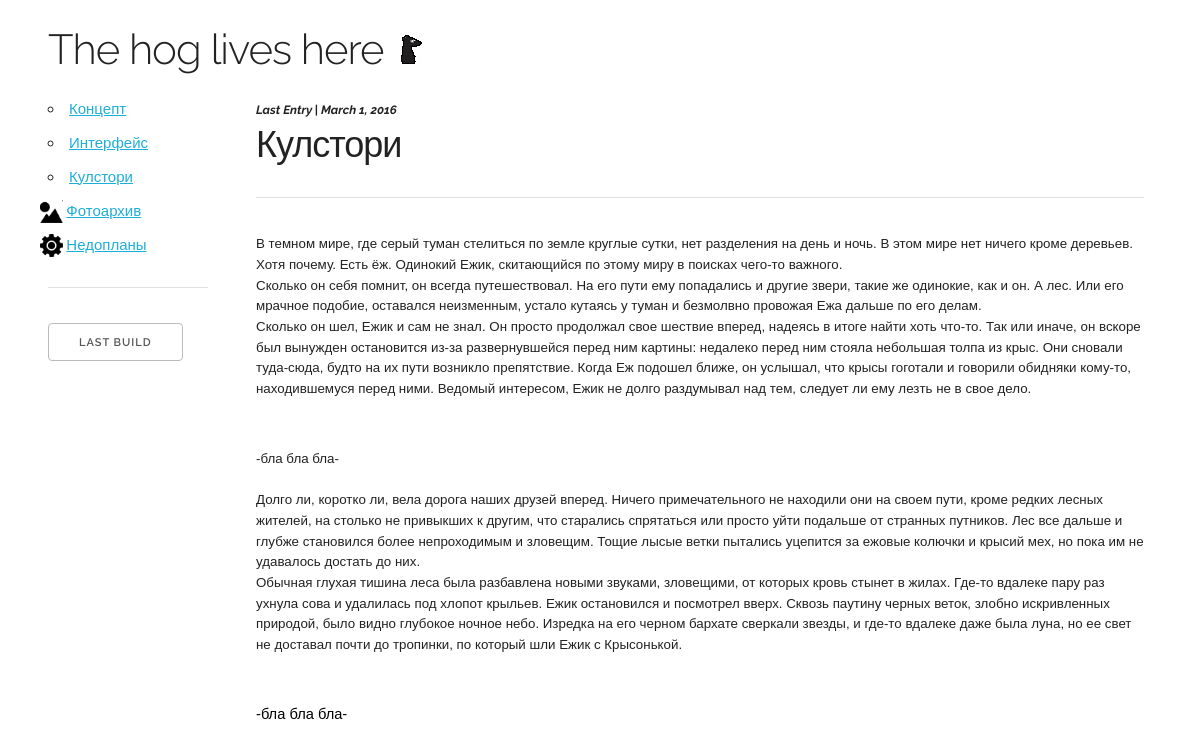
The page / on the database its author committed.
### base/models.py (models this page shows, shortened)
class BlogEntry(models.Model):
    caption = models.CharField(max_length=255)
    text = models.TextField()
    pinned = models.BooleanField()
    creation_ts = models.DateField(auto_now_add = True)

### base/views.py (the view)
# urls.py: url(r'^$',                              bviews.index),
def index(request):
    data =  BlogEntry.objects.last()
    return render_to_response('index.html',{'data':data})

### base/templatetags/sidenav.py (called while the page is built)
@register.simple_tag()
def sidenav():
    items  =  BlogEntry.objects.filter(pinned=True)
    return items

### base/templates/index.html
{% extends 'base.html' %}
{% block data %}
<strong><small><i>
    Last Entry
</i>
|
<i>
    {{data.creation_ts}}
</i></small></strong>
    <br/>
    <h3>
        {{ data.caption }}
    </h3>
    <hr/>
    <p>
        {{data.text|safe}}
    </p>
{% endblock %}

### base/templates/base.html (shortened to what this page needs)
<!DOCTYPE html>
<html lang="en">
<head>
{% load sidenav %}
        <link rel="stylesheet" href="/static/css/normalize.css">
        <link rel="stylesheet" href="/static/css/skeleton.css">
</head>
<body>
    <div class="">
        <br/>
        <div class="row">
            <div class="twelve columns">
                <h2 class="panel">
                        The hog lives here
                        <a href="/">
                        <img src="/static/icon.png" />
                        </a>
                </h2>
            </div>
            <div class="two columns">
            {% sidenav as nav %}
            <ul>
                {% for item in nav %}
                <li><a href="/blog/{{item.id}}">{{ item.caption }}</a></li>
                {% endfor %}
                <li class="clear"><img
                    style="vertical-align:bottom; margin-left:-8px; height:1.5em;"
                    src="/static/image_icon.png"/>&nbsp;<a href="/gallery/">Фотоархив</a></li>
                <li class="clear"><img
                    style="vertical-align:bottom; margin-left:-8px; height:1.5em;"
                    src="/static/bulb.png"/>&nbsp;<a href="/scenes_features/">Недопланы</a></li>
                <li class="clear"> <hr/> </li>
                <li class="clear">
                    <a class="button" href="https://www.dropbox.com/s/h18c5sgs3yc3b3l/game-bin.exe?dl=0">LAST BUILD</a>
                </li>
            </ul>
            </div>
            <div class="nine columns">
                {% block data %}
                {% endblock %}
            </div>
        </div>
    </div>
</body>
</html>

### base_static/css/skeleton.css (style rules this page uses)
.column, .columns { width: 100%; float: left; box-sizing: border-box; }
@media (min-width: 550px) { .column, .columns { margin-left: 4%; } }
@media (min-width: 550px) { .column:first-child, .columns:first-child { margin-left: 0; } }
@media (min-width: 550px) { .two.columns { width: 13.3333333333%; } }
@media (min-width: 550px) { .nine.columns { width: 74.0%; } }
@media (min-width: 550px) { .twelve.columns { width: 100%; margin-left: 0; } }
html { font-size: 62.5%; }
body { font-size: 1.5em; line-height: 1.6; font-weight: 400; font-family: "Raleway", "HelveticaNeue", "Helvetica Neue", Helvetica, Arial, sans-serif; color: #222; }
h1, h2, h3, h4, h5, h6 { margin-top: 0; margin-bottom: 2rem; font-weight: 300; }
h2 { font-size: 3.6rem; line-height: 1.25; letter-spacing: -.1rem; }
h3 { font-size: 3.0rem; line-height: 1.3; letter-spacing: -.1rem; }
@media (min-width: 550px) { h2 { font-size: 4.2rem; } }
@media (min-width: 550px) { h3 { font-size: 3.6rem; } }
p { margin-top: 0; }
a { color: #1EAEDB; }
.button, button, input[type="submit"], input[type="reset"], input[type="button"] { display: inline-block; height: 38px; padding: 0 30px; color: #555; text-align: center; font-size: 11px; font-weight: 600; line-height: 38px; letter-spacing: .1rem; text-transform: uppercase; text-decoration: none; white-space: nowrap; background-color: transparent; border-radius: 4px; border: 1px solid #bbb; cursor: pointer; box-sizing: border-box; }
ul { list-style: circle inside; }
ol, ul { padding-left: 0; margin-top: 0; }
li { margin-bottom: 1rem; }
button, .button { margin-bottom: 1rem; }
pre, blockquote, dl, figure, table, p, ul, ol, form { margin-bottom: 2.5rem; }
hr { margin-top: 3rem; margin-bottom: 3.5rem; border-width: 0; border-top: 1px solid #E1E1E1; }
.container:after, .row:after, .u-cf { content: ""; display: table; clear: both; }

### base/templates/base.html (style rules this page uses)
.panel { margin-left:4%; }
li.clear { list-style:none; }

### rows shown on the page
BlogEntry: caption "Концепт"
BlogEntry: caption "Интерфейс"
BlogEntry: caption "Кулстори", creation_ts "March 1, 2016", text "В темном мире, где серый туман стелиться по земле круглые сутки, нет разделения на день и ночь. В этом мире нет ничего кроме деревьев. Хотя почему. Есть ёж. Одинокий Ежик, скитающийся по этому миру в поисках чего-то важного. Сколько он себя помнит, он всегда путешествовал. На его пути ему попадались и другие звери, такие же одинокие, как и он. А лес. Или его мрачное подобие, оставался неизменным, устало кутаясь у туман и безмолвно провожая Ежа дальше по его делам. Сколько он шел, Ежик и сам не знал. Он просто продолжал свое шествие вперед, надеясь в итоге найти хоть что-то. Так или иначе, он вскоре был вынужден остановится из-за развернувшейся перед ним картины: недалеко перед ним стояла…"
